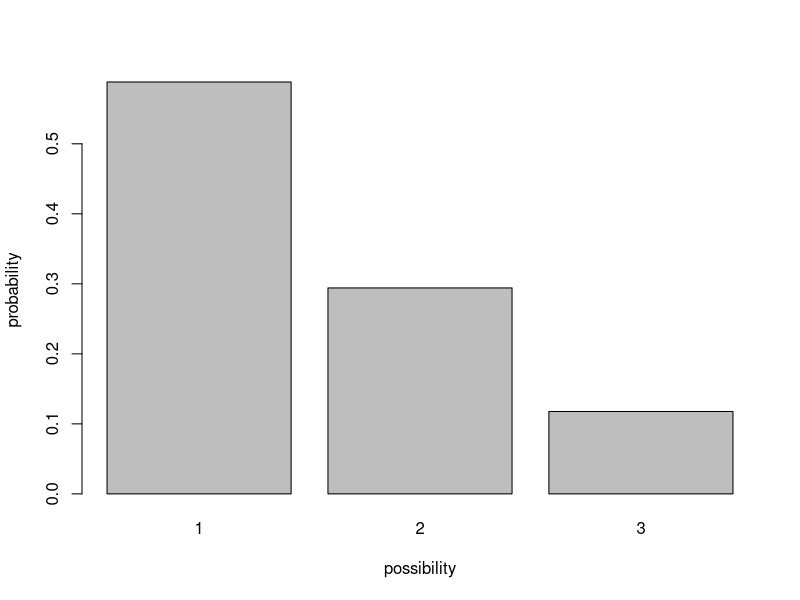
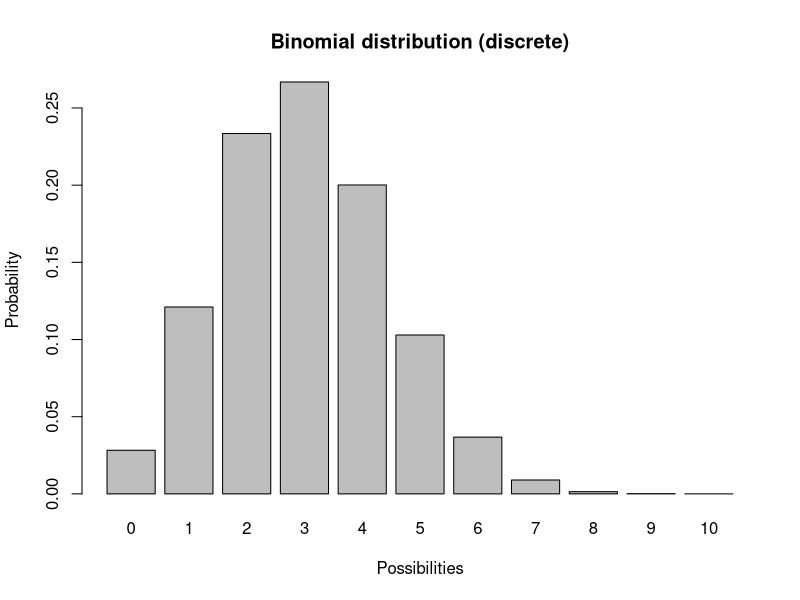
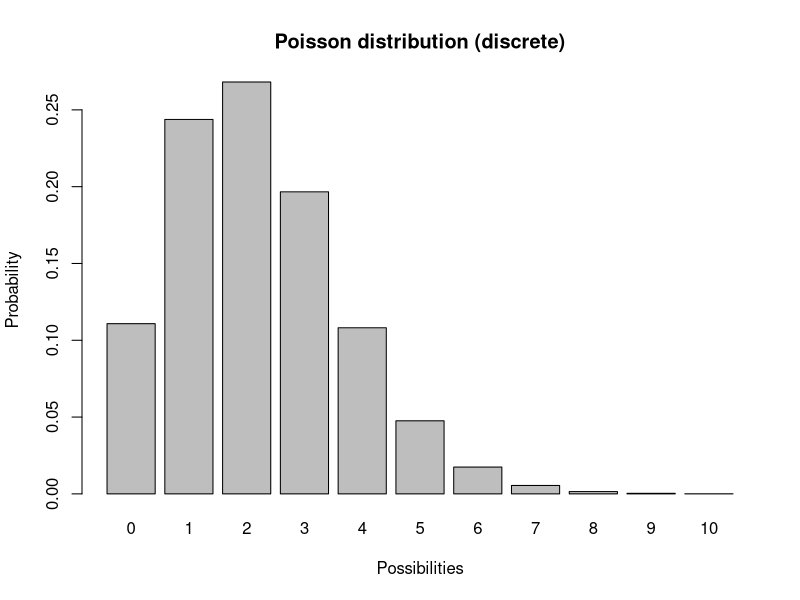
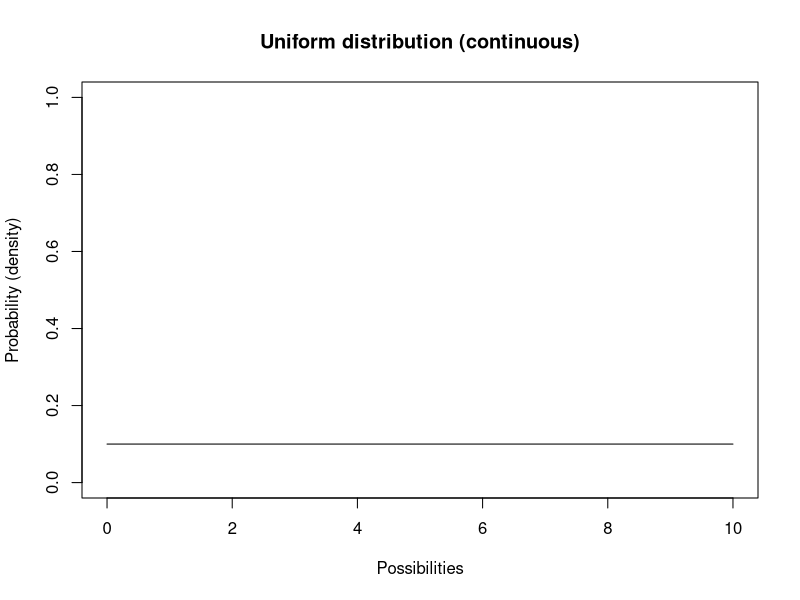
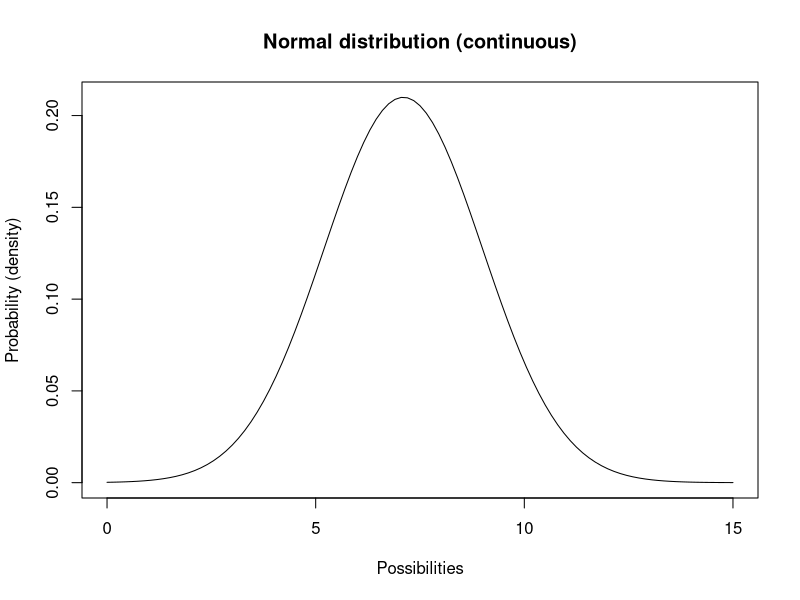
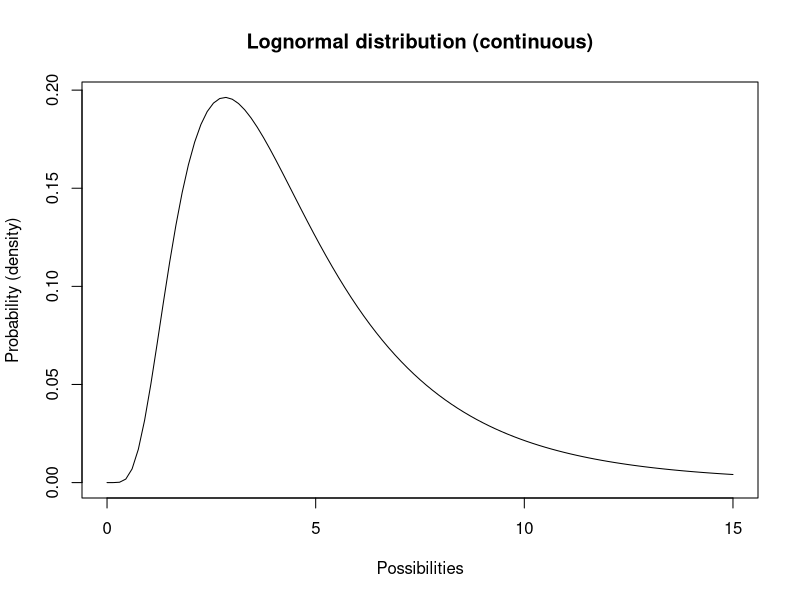
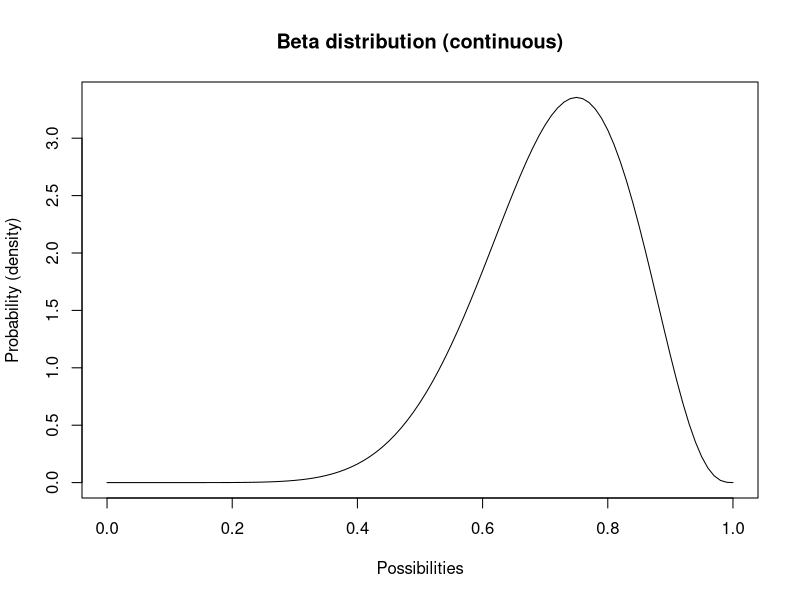
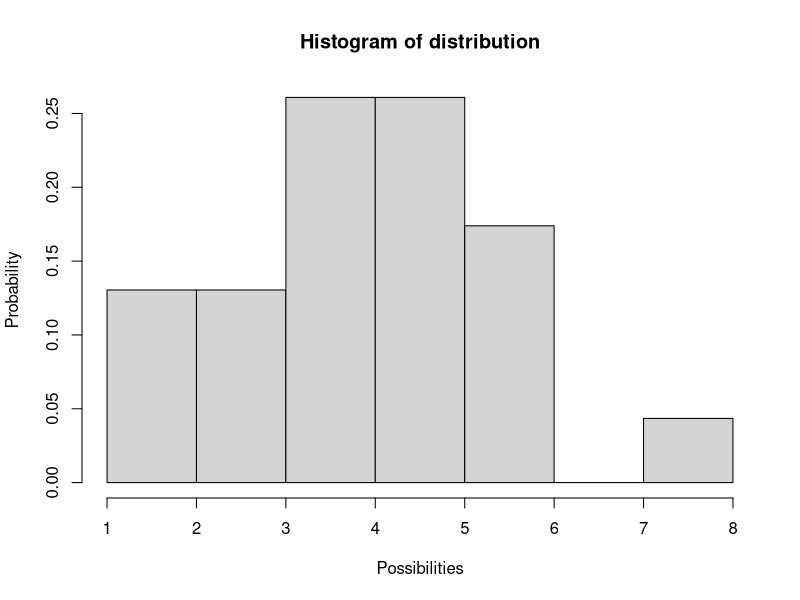

Write the R code that produced these figures, in order.
## ---- chunk 1
knitr::opts_chunk$set(echo = TRUE, cache = TRUE)
## ---- chunk 2
box <- c(rep(1,10),rep(2,5),rep(3,2))
barplot(table(box)/sum(table(box)),ylab="probability",xlab="possibility")

## ---- chunk 3
#rbinom(10,10,0.3)    # the random numbers have no decimal component

             # plot a discrete distribution!
xvals <- seq(0,10,1)
probs <- dbinom(xvals,10,prob=0.3)
names(probs) <- xvals
               
barplot(probs,ylab="Probability",xlab="Possibilities",main="Binomial distribution (discrete)")

#barplot(cumsum(probs),ylab="Cumulative Probability",main="Binomial distribution (discrete)")   # cumulative distribution

#sum(probs)   # just to make sure it sums to 1!  Does it??? 

## ---- chunk 4

             # plot a discrete distribution!
xvals <- seq(0,10,1)
probs <- dpois(xvals,lambda=2.2)
names(probs) <- xvals
               
barplot(probs,ylab="Probability",xlab="Possibilities",main="Poisson distribution (discrete)")


## ---- chunk 5

lower = 0
upper = 10

curve(dunif(x,lower,upper),0,10,ylab="Probability (density)",xlab="Possibilities",main="Uniform distribution (continuous)",ylim=c(0,1))   # probability density

## ---- chunk 6
mean = 7.1
stdev = 1.9

curve(dnorm(x,mean,stdev),0,15,ylab="Probability (density)",xlab="Possibilities",main="Normal distribution (continuous)")   # probability density

## ---- chunk 7
meanlog = 1.4
stdevlog = 0.6

curve(dlnorm(x,meanlog,stdevlog),0,15,ylab="Probability (density)",xlab="Possibilities",main="Lognormal distribution (continuous)")   # probability density

## ---- chunk 8
shape1 = 10
shape2 = 4

curve(dbeta(x,shape1,shape2),0,1,ylab="Probability (density)",xlab="Possibilities",main="Beta distribution (continuous)")   # probability density

## ---- chunk 9
distribution <- c(5,3,5,4,3,6,4,5,5,1,6,5,4,3,6,6,4,2,8,4,4,5,2)
hist(distribution,freq = F, ylab="Probability",xlab="Possibilities")  # visualize distribution
sample(distribution,1)  # take one random sample from this distribution!
## ---- chunk 10
hatch_perfem <- c(3.05, 1.45, 0.99, 3.24, 1.49, 1.70, 1.66, 2.32, 0.83, 2.41,
2.33, 1.68, 1.43, 2.74, 2.05, 3.13, 1.90, 3.69, 1.55, 2.79)

hist(hatch_perfem)

## ---- chunk 11

## first, plot a histogram of the data from the 20-year study
hist(hatch_perfem,freq=F,main="Histogram of avg number hatched per female",xlab="possibilities",ylab="probability",xlim=c(0,10),ylim=c(0,1))

## now, overlay a lognormal probability distribution with arbitrary parameters (meanlog and sdlog)

curve(dlnorm(x,meanlog=1.5,sdlog=0.2),col="green",lty=2,lwd=2,add=T)


